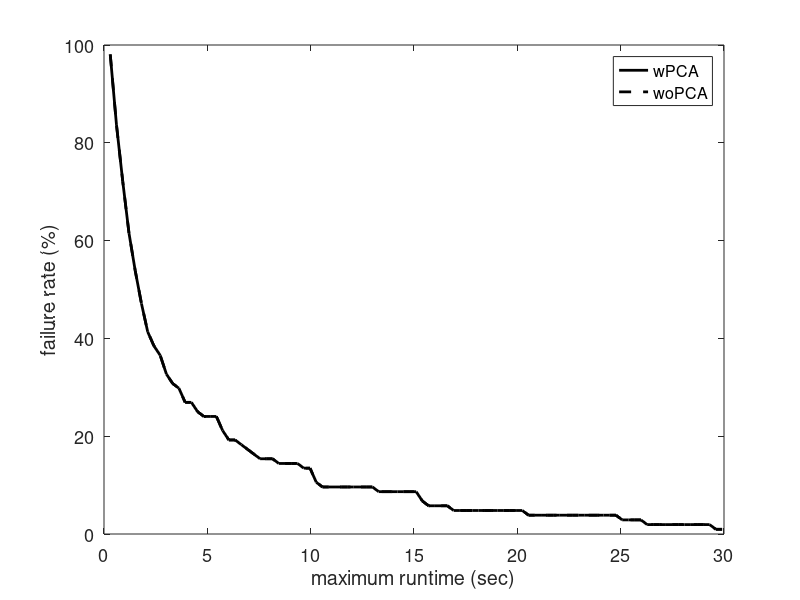

Here is the MATLAB script that generated this plot:
% Benchmark_RRT_envI_wo.txt - Planning without PCA - for comparison
% Benchmark_RRT_envI_w.txt - with PCA (including the nearest neighbor in the PCA) knn=20
% Benchmark_RRT_envI_w_2.txt - with PCA (not including the nearest neighbor in the PCA) knn=20
% Benchmark_RRT_envI_w_3.txt - with PCA (including the nearest neighbor in the PCA) knn=tree size
% Benchmark_RRT_envI_w_4.txt - with PCA (including the nearest neighbor in the PCA) knn=90
% Benchmark_RRT_envI_w_5.txt- with the minimum number of nodes in tree to operate PCA set to 1 (previously was 6)
% *Benchmark_RRT_envI_w_6.txt- with the minimum number of nodes in tree to operate PCA set to 3 (previously was 6)
% Benchmark_RRT_envI_w_7.txt- nearestR with radius 2.6

% (*) marks best so far
% In all trials, d = 2.8
% last updated: 12/11/17

clear all
clc


%%
planners = {'BiRRT','RRT'};
plannerType = planners{2};
switch plannerType
    case 'BiRRT'
        D{1} = load('Benchmark_CBiRRT_w.txt'); 
        D{2} = load('Benchmark_CBiRRT_wo.txt');
        fprintf('Failures: \t%.1f, %.1f \n', 100-sum(D{1}(:,1))/size(D{1},1)*100, 100-sum(D{2}(:,1))/size(D{2},1)*100);
        d = 1.6;
        D{1} = [d*ones(size(D{1},1),1) D{1}];
        D{2} = [d*ones(size(D{2},1),1) D{2}];
        D{1} = D{1}(D{1}(:,2)==1,:); 
        D{2} = D{2}(D{2}(:,2)==1,:); 
        
    case 'RRT'
        D{1} = load('Benchmark_RRT_wo.txt'); 
        D{2} = load('Benchmark_RRT_wo.txt'); 
        fprintf('Failures: \t%.1f, %.1f \n', 100-sum(D{1}(:,1))/size(D{1},1)*100, 100-sum(D{2}(:,1))/size(D{2},1)*100);
        d = 0.8;
        D{1} = [d*ones(size(D{1},1),1) D{1}];
        D{2} = [d*ones(size(D{2},1),1) D{2}];
        D{1} = D{1}(D{1}(:,2)==1,:); 
        D{2} = D{2}(D{2}(:,2)==1,:); 
end

%%
disp(['Results for ' plannerType ':']);

%%

for k = 1:size(D,2)
    
    suc = D{k}(:,2)==1;
    F(:,k) = mean(D{k});
    
    tmin(k) = F(4,k);
end

clc
disp('-----------------------------------');
fprintf('         \t\tw/\tw/o\n');
fprintf('Queries: \t\t%d\t%d\n', size(D{1},1), size(D{2},1));
fprintf('d =      \t\t%.1f\t%.1f\n', F(1,1), F(1,2));
fprintf('Avg. time (for d): \t%.2f\t%.2f \t(msec)\n', F(4,1)*1e3, F(4,2)*1e3);
fprintf('Min. time (for d): \t%.2f\t%.2f \t(msec)\n', min(D{1}(:,4))*1e3, min(D{2}(:,4))*1e3);
fprintf('Nodes in path:     \t%.1f\t%.1f\n', F(10,1), F(10,2));
fprintf('Nodes in trees:    \t%.1f\t%.1f\n', F(11,1), F(11,2));
disp('------------ Sampling -------------');
fprintf('Sampling time:    \t%.2f\t%.2f \t(msec)\n', F(15,1)*1e3, F(15,2)*1e3);
fprintf('Sampling count: \t%.1f\t%.1f \t(%%)\n', F(16,1)+F(17,1), F(16,2)+F(17,2));
fprintf('Sampling success: \t%.2f\t%.2f \t(%%)\n', 100*F(16,1)/(F(16,1)+F(17,1)), 100*F(16,2)/(F(16,2)+F(17,2)));
disp('------------ loc.-con. ------------');
fprintf('Loc.-con. time:    \t%.2f\t%.2f \t(msec)\n', F(12,1)*1e3, F(12,2)*1e3);
fprintf('Loc.-con. count:   \t%.2f\t%.2f \t\n', F(13,1), F(13,2));
fprintf('Loc.-con. success: \t%.2f\t%.2f \t(%%)\n', 100*F(14,1)/F(13,1), 100*F(14,2)/F(13,2));
fprintf('Loc.-con. distance: \t%.2f\t%.2f\n', F(20,1), F(20,2));
disp('----------- Projection ------------');
fprintf('Proj. time:        \t%.2f\t%.2f \t(msec)\n', F(6,1)*1e3, F(6,2)*1e3);
fprintf('Proj. count:       \t%.2f\t%.2f \t\n', F(5,1), F(5,2));
fprintf('Proj. distance: \t%.2f\t%.2f\n', F(21,1), F(21,2));
disp('--------------- PCA ---------------');
fprintf('PCA time:          \t%.2f\t%.2f \t(msec)\n', F(19,1)*1e3, F(19,2)*1e3);
fprintf('PCA count:       \t%.2f\t%.2f \t\n', F(18,1), F(18,2));

%%
disp(' ');
fprintf('Speed-up (at d = %.1f):      %.2f\n', d, tmin(2)/tmin(1));

%%
%%
%%
% PCS
td = D{1}(:,4);
maxT = max(td);
T1 = linspace(0,maxT,100);
T1 = T1(2:end);
for i = 1:length(T1)
    sd = td < T1(i);
    md(i) = mean(td(sd));
    Md(i) = 1-sum(sd)/length(td);
end
%%
% GD
tg = D{2}(:,4);
maxT = max(tg);
T2 = linspace(0,maxT,100);
T2 = T2(2:end);
for i = 1:length(T2)
    sg = tg < T2(i);
    mg(i) = mean(tg(sg));
    Mg(i) = 1-sum(sg)/length(tg);
end

%%
h = figure(2);
clf
plot(T1,Md*100,'-k','linewidth',2);
hold on
plot(T2,Mg*100,'--k','linewidth',2);
hold off
xlabel('maximum runtime (sec)');
ylabel('failure rate (%)');
legend('wPCA','woPCA');
% xlim([0 8]);%max([T1 T2])]);
% title(plannerType);
set(gca,'fontsize',13);
% set(h, 'Position', [100, 100, 800, 400]);
% print PCS_NR_runtime.eps -depsc -r200
